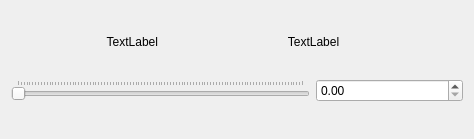
<?xml version="1.0" encoding="UTF-8"?>
<ui version="4.0">
 <class>Ex2</class>
 <widget class="QWidget" name="Ex2">
  <property name="geometry">
   <rect>
    <x>0</x>
    <y>0</y>
    <width>474</width>
    <height>139</height>
   </rect>
  </property>
  <property name="windowTitle">
   <string>Ex2</string>
  </property>
  <layout class="QGridLayout" name="gridLayout">
   <item row="0" column="0">
    <widget class="QLabel" name="lAttName">
     <property name="sizePolicy">
      <sizepolicy hsizetype="Preferred" vsizetype="Fixed">
       <horstretch>0</horstretch>
       <verstretch>0</verstretch>
      </sizepolicy>
     </property>
     <property name="text">
      <string>TextLabel</string>
     </property>
     <property name="alignment">
      <set>Qt::AlignRight|Qt::AlignTrailing|Qt::AlignVCenter</set>
     </property>
    </widget>
   </item>
   <item row="0" column="1" colspan="2">
    <widget class="ReadLabel" name="qlRead">
     <property name="text">
      <string>TextLabel</string>
     </property>
     <property name="alignment">
      <set>Qt::AlignCenter</set>
     </property>
    </widget>
   </item>
   <item row="1" column="0" colspan="2">
    <widget class="WSlider" name="hslWriter">
     <property name="sizePolicy">
      <sizepolicy hsizetype="Expanding" vsizetype="Fixed">
       <horstretch>0</horstretch>
       <verstretch>1</verstretch>
      </sizepolicy>
     </property>
     <property name="orientation">
      <enum>Qt::Horizontal</enum>
     </property>
     <property name="invertedControls">
      <bool>true</bool>
     </property>
     <property name="tickPosition">
      <enum>QSlider::TicksAbove</enum>
     </property>
     <property name="tickInterval">
      <number>0</number>
     </property>
    </widget>
   </item>
   <item row="1" column="2">
    <widget class="QDoubleSpinBox" name="sbValue"/>
   </item>
  </layout>
 </widget>
 <layoutdefault spacing="6" margin="11"/>
 <customwidgets>
  <customwidget>
   <class>ReadLabel</class>
   <extends>QLabel</extends>
   <header>readlabelb.h</header>
  </customwidget>
  <customwidget>
   <class>WSlider</class>
   <extends>QSlider</extends>
   <header>wslider.h</header>
  </customwidget>
 </customwidgets>
 <resources/>
 <connections/>
</ui>
